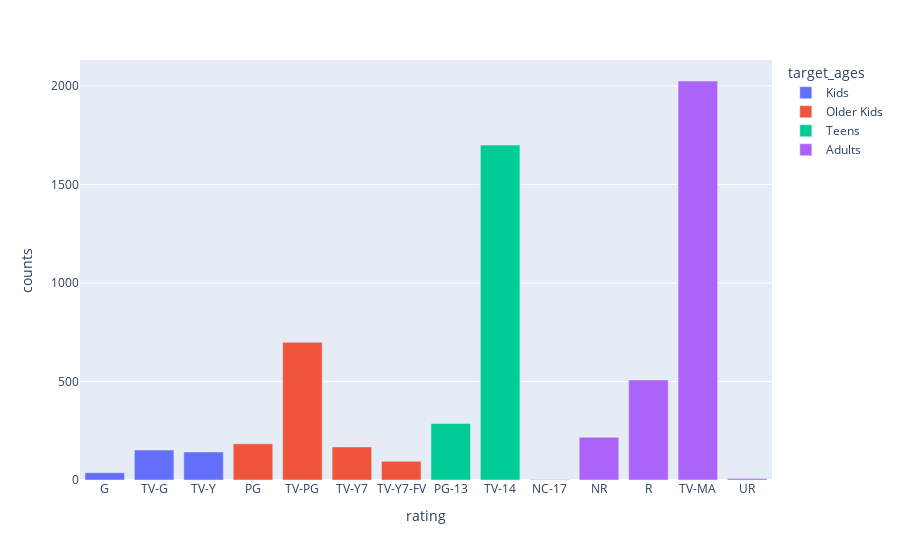

The cell this chart's notebook holds for it:
### Code cell
rating_df = generate_rating_df(df)
fig = px.bar(rating_df, x='rating', y='counts', color='target_ages')
fig.show()

### Figure 1 — Plotly figure (JSON) as saved in the notebook; plotly's stock layout.template omitted (floating-point values rounded to 4 significant figures)
{"data": [{"alignmentgroup": "True", "hovertemplate": "target_ages=Kids<br>rating=%{x}<br>counts=%{y}<extra></extra>", "legendgroup": "Kids", "marker": {"color": "#636efa"}, "name": "Kids", "offsetgroup": "Kids", "orientation": "v", "showlegend": true, "textposition": "auto", "type": "bar", "x": ["G", "TV-G", "TV-Y"], "xaxis": "x", "y": [37, 152, 142], "yaxis": "y"}, {"alignmentgroup": "True", "hovertemplate": "target_ages=Older Kids<br>rating=%{x}<br>counts=%{y}<extra></extra>", "legendgroup": "Older Kids", "marker": {"color": "#EF553B"}, "name": "Older Kids", "offsetgroup": "Older Kids", "orientation": "v", "showlegend": true, "textposition": "auto", "type": "bar", "x": ["PG", "TV-PG", "TV-Y7", "TV-Y7-FV"], "xaxis": "x", "y": [184, 699, 168, 95], "yaxis": "y"}, {"alignmentgroup": "True", "hovertemplate": "target_ages=Teens<br>rating=%{x}<br>counts=%{y}<extra></extra>", "legendgroup": "Teens", "marker": {"color": "#00cc96"}, "name": "Teens", "offsetgroup": "Teens", "orientation": "v", "showlegend": true, "textposition": "auto", "type": "bar", "x": ["PG-13", "TV-14"], "xaxis": "x", "y": [287, 1700], "yaxis": "y"}, {"alignmentgroup": "True", "hovertemplate": "target_ages=Adults<br>rating=%{x}<br>counts=%{y}<extra></extra>", "legendgroup": "Adults", "marker": {"color": "#ab63fa"}, "name": "Adults", "offsetgroup": "Adults", "orientation": "v", "showlegend": true, "textposition": "auto", "type": "bar", "x": ["NC-17", "NR", "R", "TV-MA", "UR"], "xaxis": "x", "y": [2, 217, 508, 2025, 7], "yaxis": "y"}], "layout": {"barmode": "relative", "legend": {"title": {"text": "target_ages"}, "tracegroupgap": 0}, "margin": {"t": 60}, "xaxis": {"anchor": "y", "domain": [0, 1], "title": {"text": "rating"}}, "yaxis": {"anchor": "x", "domain": [0, 1], "title": {"text": "counts"}}}}
